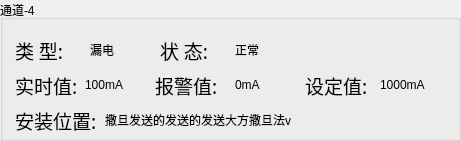
  <widget class="QGroupBox" name="gBoxAble_4">
   <property name="enabled">
    <bool>true</bool>
   </property>
   <property name="geometry">
    <rect>
     <x>520</x>
     <y>215</y>
     <width>461</width>
     <height>141</height>
    </rect>
   </property>
   <property name="focusPolicy">
    <enum>Qt::NoFocus</enum>
   </property>
   <property name="title">
    <string>通道-4</string>
   </property>
   <property name="checkable">
    <bool>false</bool>
   </property>
   <property name="checked">
    <bool>false</bool>
   </property>
   <widget class="QLabel" name="lbDesAddr_16">
    <property name="geometry">
     <rect>
      <x>15</x>
      <y>35</y>
      <width>66</width>
      <height>30</height>
     </rect>
    </property>
    <property name="font">
     <font>
      <family>文泉驿等宽微米黑</family>
      <pointsize>14</pointsize>
      <weight>50</weight>
      <italic>false</italic>
      <bold>false</bold>
     </font>
    </property>
    <property name="text">
     <string>类 型:</string>
    </property>
   </widget>
   <widget class="QLabel" name="lbPort_4">
    <property name="geometry">
     <rect>
      <x>15</x>
      <y>100</y>
      <width>110</width>
      <height>40</height>
     </rect>
    </property>
    <property name="font">
     <font>
      <family>文泉驿等宽微米黑</family>
      <pointsize>14</pointsize>
      <weight>50</weight>
      <italic>false</italic>
      <bold>false</bold>
     </font>
    </property>
    <property name="text">
     <string>安装位置:</string>
    </property>
   </widget>
   <widget class="QLabel" name="label_37">
    <property name="geometry">
     <rect>
      <x>90</x>
      <y>35</y>
      <width>50</width>
      <height>30</height>
     </rect>
    </property>
    <property name="text">
     <string>漏电</string>
    </property>
   </widget>
   <widget class="QLabel" name="lbDesAddr_17">
    <property name="geometry">
     <rect>
      <x>15</x>
      <y>70</y>
      <width>76</width>
      <height>30</height>
     </rect>
    </property>
    <property name="font">
     <font>
      <family>文泉驿等宽微米黑</family>
      <pointsize>14</pointsize>
      <weight>50</weight>
      <italic>false</italic>
      <bold>false</bold>
     </font>
    </property>
    <property name="text">
     <string>实时值:</string>
    </property>
   </widget>
   <widget class="QLabel" name="lbDesAddr_18">
    <property name="geometry">
     <rect>
      <x>155</x>
      <y>70</y>
      <width>76</width>
      <height>30</height>
     </rect>
    </property>
    <property name="font">
     <font>
      <family>文泉驿等宽微米黑</family>
      <pointsize>14</pointsize>
      <weight>50</weight>
      <italic>false</italic>
      <bold>false</bold>
     </font>
    </property>
    <property name="text">
     <string>报警值:</string>
    </property>
   </widget>
   <widget class="QLabel" name="lbDesAddr_19">
    <property name="geometry">
     <rect>
      <x>305</x>
      <y>70</y>
      <width>76</width>
      <height>30</height>
     </rect>
    </property>
    <property name="font">
     <font>
      <family>文泉驿等宽微米黑</family>
      <pointsize>14</pointsize>
      <weight>50</weight>
      <italic>false</italic>
      <bold>false</bold>
     </font>
    </property>
    <property name="text">
     <string>设定值:</string>
    </property>
   </widget>
   <widget class="QLabel" name="label_38">
    <property name="geometry">
     <rect>
      <x>235</x>
      <y>35</y>
      <width>50</width>
      <height>30</height>
     </rect>
    </property>
    <property name="text">
     <string>正常</string>
    </property>
   </widget>
   <widget class="QLabel" name="lbDesAddr_20">
    <property name="geometry">
     <rect>
      <x>160</x>
      <y>35</y>
      <width>61</width>
      <height>30</height>
     </rect>
    </property>
    <property name="font">
     <font>
      <family>文泉驿等宽微米黑</family>
      <pointsize>14</pointsize>
      <weight>50</weight>
      <italic>false</italic>
      <bold>false</bold>
     </font>
    </property>
    <property name="text">
     <string>状 态:</string>
    </property>
   </widget>
   <widget class="QLabel" name="label_39">
    <property name="geometry">
     <rect>
      <x>85</x>
      <y>70</y>
      <width>61</width>
      <height>30</height>
     </rect>
    </property>
    <property name="text">
     <string>100mA</string>
    </property>
   </widget>
   <widget class="QLabel" name="label_40">
    <property name="geometry">
     <rect>
      <x>235</x>
      <y>70</y>
      <width>51</width>
      <height>30</height>
     </rect>
    </property>
    <property name="text">
     <string>0mA</string>
    </property>
   </widget>
   <widget class="QLabel" name="label_41">
    <property name="geometry">
     <rect>
      <x>380</x>
      <y>70</y>
      <width>71</width>
      <height>30</height>
     </rect>
    </property>
    <property name="text">
     <string>1000mA</string>
    </property>
   </widget>
   <widget class="QLabel" name="label_42">
    <property name="geometry">
     <rect>
      <x>105</x>
      <y>105</y>
      <width>346</width>
      <height>30</height>
     </rect>
    </property>
    <property name="text">
     <string>撒旦发送的发送的发送大方撒旦法v</string>
    </property>
   </widget>
  </widget>
